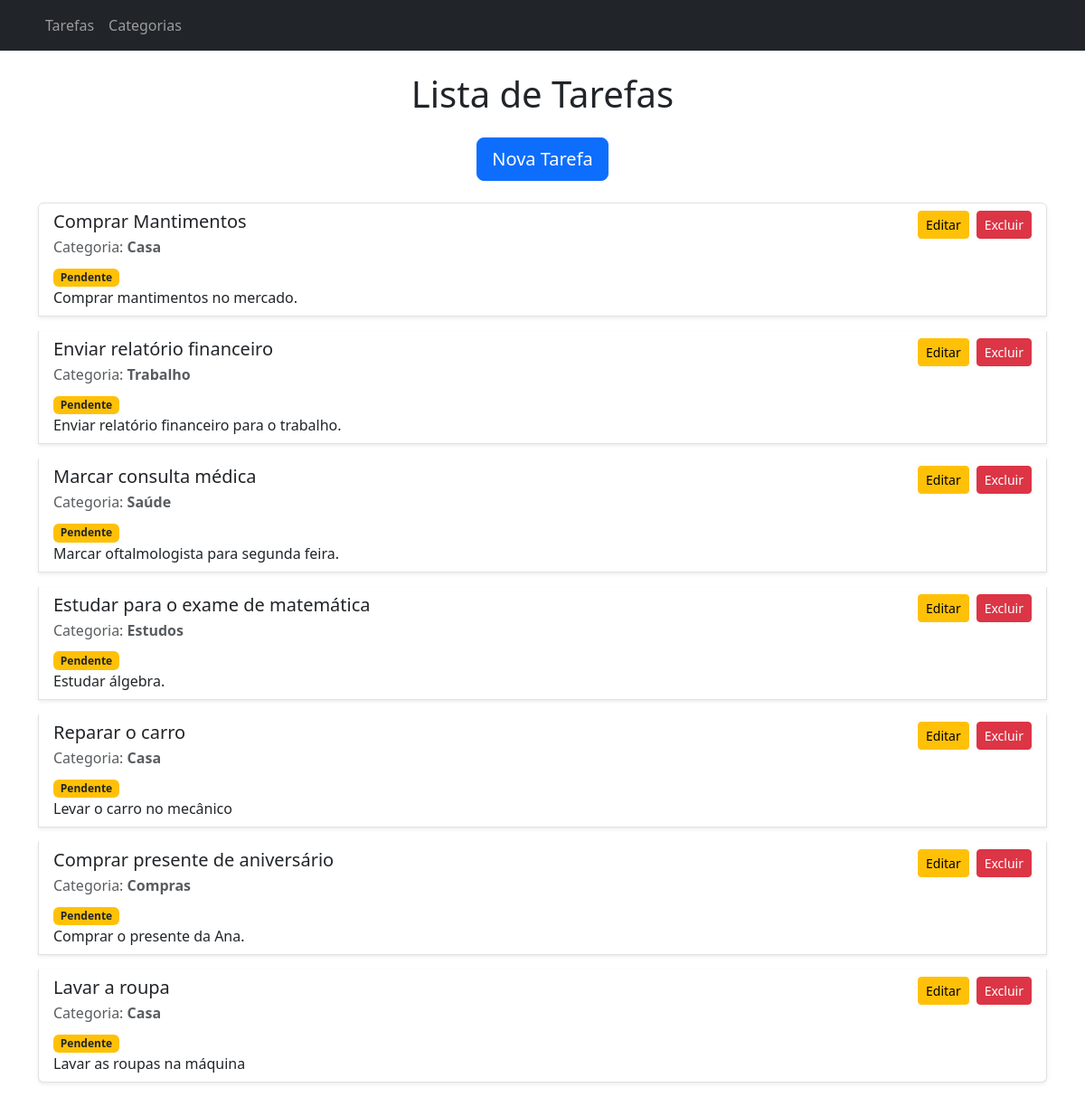
Page /tarefas/ on the committed database.
### apps/tarefas/models.py (models this page shows, shortened)
class Tarefa(models.Model):
    titulo = models.CharField(max_length=200)
    descricao = models.TextField(blank=True, null=True)
    concluida = models.BooleanField(default=False)
    categoria = models.ForeignKey(Categoria, on_delete=models.CASCADE)

### apps/categorias/models.py (models this page shows)
class Categoria(models.Model):
    nome = models.CharField(max_length=100, unique=True)
    def __str__(self):
        return self.nome

### apps/tarefas/views.py (the view)
# urls.py: path("", TarefaListView.as_view(), name="lista"),
class TarefaListView(ListView):
    model = Tarefa
    template_name = "tarefas/lista.html"
    context_object_name = "tarefas"
    paginate_by = 10
    ordering = ['id']

### templates/tarefas/lista.html (shortened to what this page needs)
{% extends "base.html" %}
{% block content %}
<h1 class="mb-4 text-center">Lista de Tarefas</h1>
<div class="d-flex justify-content-center mb-4">
  <a href="{% url 'tarefas:nova' %}" class="btn btn-lg btn-primary">
     Nova Tarefa
  </a>
</div>
<div class="list-group">
  {% for tarefa in tarefas %}
  <div class="list-group-item d-flex justify-content-between align-items-start shadow-sm mb-3">
    <div>
      <h5 class="mb-1">{{ tarefa.titulo }}</h5>
      <p class="text-muted mb-2">Categoria: <strong>{{ tarefa.categoria }}</strong></p>
      {% if tarefa.concluida %}
      <span class="badge bg-success">Concluída</span>
      {% else %}
      <span class="badge bg-warning text-dark">Pendente</span>
      {% endif %}
      <p class="mb-0">{{ tarefa.descricao }}</p>
    </div>
    <div class="d-flex align-items-center">
      <a href="{% url 'tarefas:editar' tarefa.id %}" class="btn btn-warning btn-sm me-2">
         Editar
      </a>
      <a href="{% url 'tarefas:excluir' tarefa.id %}" class="btn btn-danger btn-sm">
         Excluir
      </a>
    </div>
  </div>
  {% endfor %}
</div>
{% endblock %}

### rows in the picture
Tarefa: titulo "Comprar Mantimentos", categoria "Casa", concluida "Pendente", descricao "Comprar mantimentos no mercado."
Tarefa: titulo "Enviar relatório financeiro", categoria "Trabalho", concluida "Pendente", descricao "Enviar relatório financeiro para o trabalho."
Tarefa: titulo "Marcar consulta médica", categoria "Saúde", concluida "Pendente", descricao "Marcar oftalmologista para segunda feira."
Tarefa: titulo "Estudar para o exame de matemática", categoria "Estudos", concluida "Pendente", descricao "Estudar álgebra."
Tarefa: titulo "Reparar o carro", categoria "Casa", concluida "Pendente", descricao "Levar o carro no mecânico"
Tarefa: titulo "Comprar presente de aniversário", categoria "Compras", concluida "Pendente", descricao "Comprar o presente da Ana."
Tarefa: titulo "Lavar a roupa", categoria "Casa", concluida "Pendente", descricao "Lavar as roupas na máquina"
